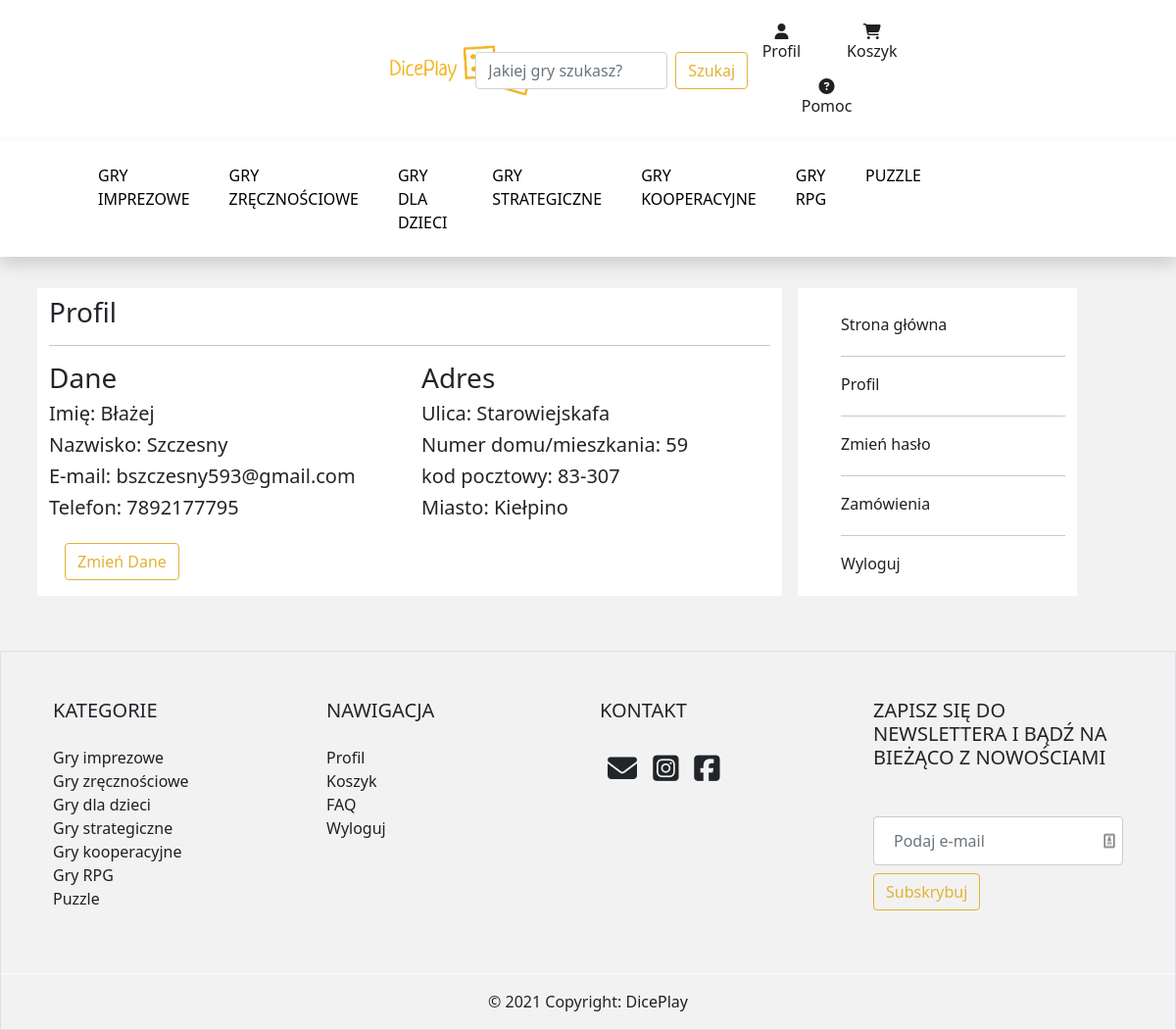
The app's page /profil/ (signed in), older data.
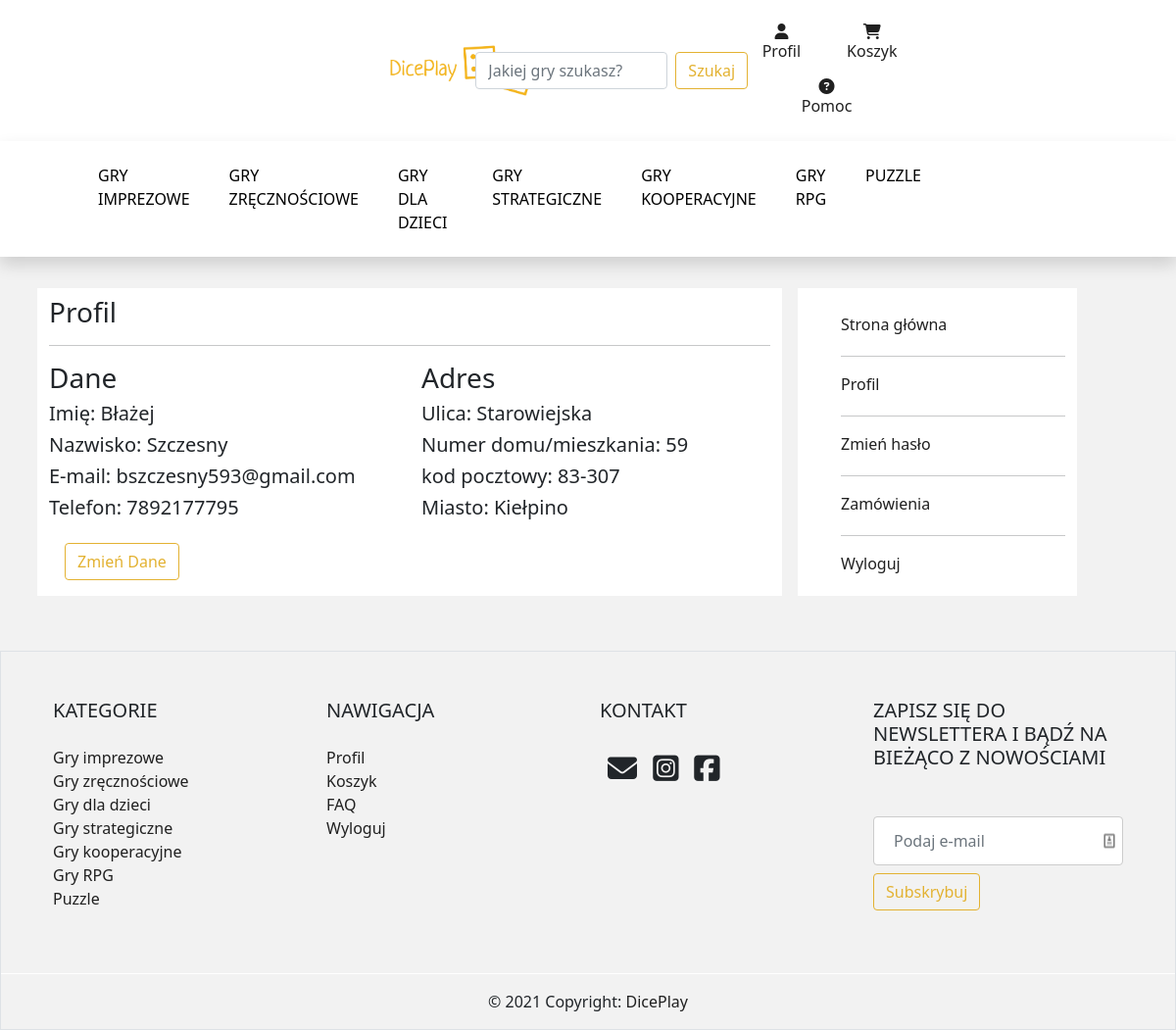
The same page, newer data.
### main/models.py (models this page shows, shortened)
class UserProfile(models.Model):
    user = models.OneToOneField(User, on_delete=models.CASCADE)
    id = models.AutoField(primary_key=True)
    street = models.CharField(max_length=50)
    numberOfHouse = models.CharField(max_length=10)
    postCode = models.CharField(max_length=6)
    city = models.CharField(max_length=20)
    phone = PhoneNumberField(null=False, blank=False, unique=False, max_length=9)

### main/views.py (the view)
# urls.py: path('profil/', profile, name='profileDetail'),
@login_required
def profile(request):
    if not UserProfile.objects.filter(user = request.user).exists():
        u=UserProfile(user=request.user)
        u.save()
    userDetails = UserProfile.objects.filter(user__username=request.user)
    return render(request, 'profil.html', {'userDetails': userDetails})

### templates/profil.html (shortened to what this page needs)
{% extends 'main.html' %}
{% block body %}
{% load static %}
<div class="container">
    <div class="row">
        <div class="col-8 m-2" style="background-color: white;">
            <h3 class="pt-2">Profil</h3>
            <hr/>
            {% for data in userDetails %}
            <div class="row">
                <div class="col">
                    <h3>Dane</h3>
                    <h5>Imię: {{user.first_name}}</h5>
                    <h5>Nazwisko: {{user.last_name }}</h5>
                    <h5>E-mail: {{data.user.email}}</h5>
                    <h5>Telefon: {{data.phone}}</h5>
                </div>
                <div class="col">
                    <h3>Adres</h3>
                    <h5>Ulica: {{data.street}}</h5>
                    <h5>Numer domu/mieszkania: {{data.numberOfHouse}}</h5>
                    <h5>kod pocztowy: {{data.postCode}}</h5>
                    <h5>Miasto: {{data.city}}</h5>
                </div>
            </div>
            <a href="/edycjaProfilu/"><button type="submit" class="m-3 btn btn-search">Zmień Dane</button></a>
                 {% endfor %}
        </div>
        <div id="profile-list" class="col-3 m-2"style="background-color: white;">
           <ul>
               <a href="/"><li>Strona główna</li></a>
               <hr/>
               <a href="/profil"><li>Profil</li></a>
               <hr/>
               <a href="/haslo"><li>Zmień hasło</li></a>
               <hr/>
               <a href="/zamowienia"><li>Zamówienia</li></a>
               <hr/>
               <a href="/logout"><li>Wyloguj</li></a>
           </ul>
        </div>
    </div>
</div>
{% endblock %}

Row changes from the older to the newer data that the page shows:
changed UserProfile "Kiełpino": street "Starowiejskafa" → "Starowiejska"
